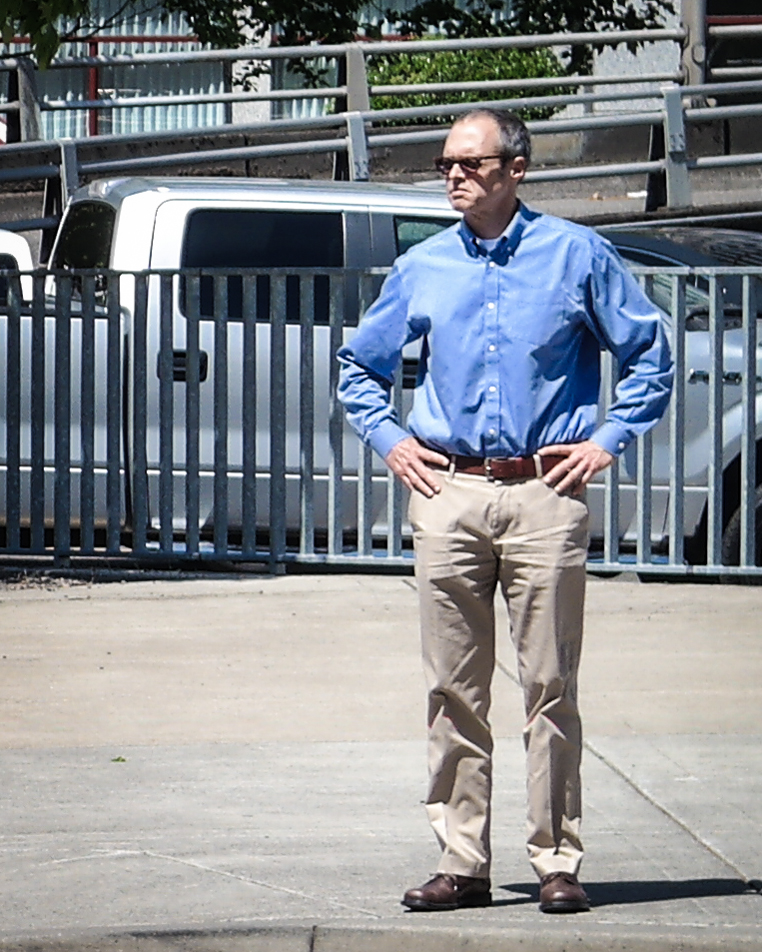
#> input picture data/rgb/rgb_human.jpg, 762 x 952 px
$ python fourier_analysis.py --image ../data/rgb/rgb_human.jpg --output-dir out
#> lines starting #> are read from the running program, lines starting #| are printed output that depends on the picture; after the words box and inside, x2 and y2 are one past the last pixel; in counts of white or black regions, pixels touching at a corner belong together
#> in main, image is the input picture: shape (952, 762, 3); mean B, G, R 143.3, 138.1, 133.9
from __future__ import annotations

import argparse
from pathlib import Path

import cv2
import numpy as np


def fft_shifted(image: np.ndarray) -> np.ndarray:
    """Return the centered 2-D Fourier transform."""
    spectrum = np.fft.fft2(image)
#> image: shape (952, 762) float32
    return np.fft.fftshift(spectrum)


def magnitude_spectrum(frequency: np.ndarray) -> np.ndarray:
    """Convert a Fourier spectrum to a displayable magnitude image."""
    magnitude = np.log1p(np.abs(frequency))
    magnitude = cv2.normalize(magnitude, None, 0, 255, cv2.NORM_MINMAX)
    return magnitude.astype(np.uint8)


def make_frequency_grid(shape: tuple[int, int]) -> tuple[np.ndarray, np.ndarray]:
    """Create centered frequency coordinates in cycles/pixel."""
    rows, cols = shape
    fy = np.fft.fftshift(np.fft.fftfreq(rows))
    fx = np.fft.fftshift(np.fft.fftfreq(cols))
    u, v = np.meshgrid(fx, fy)
    return u, v


def fourier_gradient_edges(gray: np.ndarray) -> np.ndarray:
    """Compute a gradient-magnitude edge map using Fourier derivatives."""
    frequency = fft_shifted(gray.astype(np.float32))
    u, v = make_frequency_grid(gray.shape)

    # With numpy's frequency units, the derivative multipliers include 2*pi.
    fx = (1j * 2.0 * np.pi * u) * frequency
    fy = (1j * 2.0 * np.pi * v) * frequency

    gx = np.real(np.fft.ifft2(np.fft.ifftshift(fx)))
    gy = np.real(np.fft.ifft2(np.fft.ifftshift(fy)))
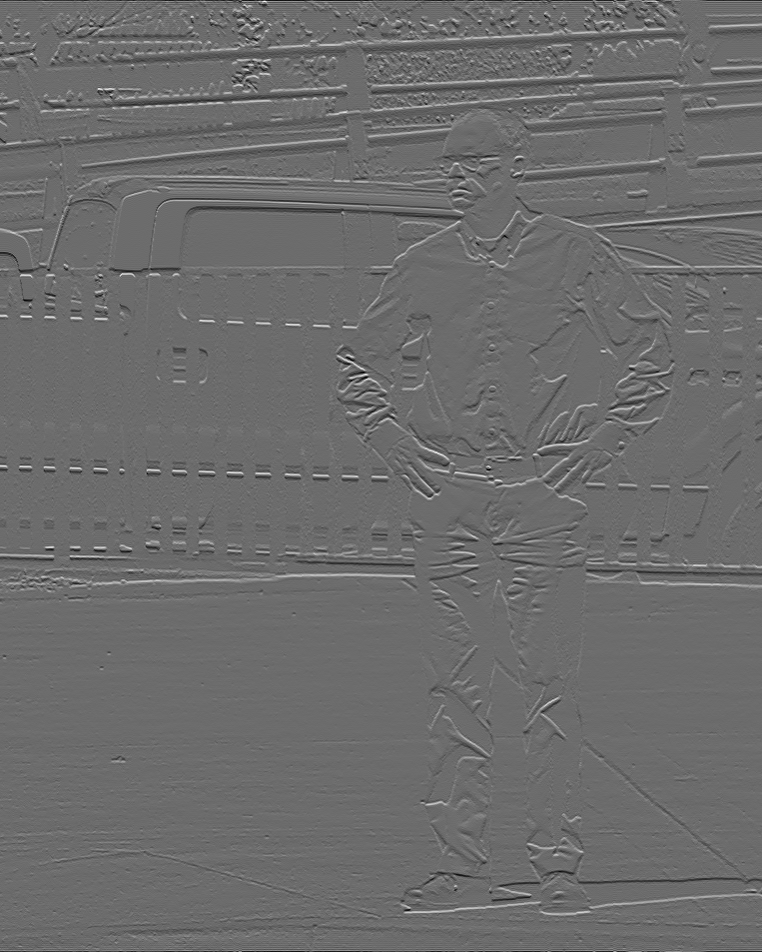
#> gy: shape (952, 762) float64; min -129.7, max 175.1, mean 0; drawn with min black and max white
    magnitude = np.sqrt(gx * gx + gy * gy)
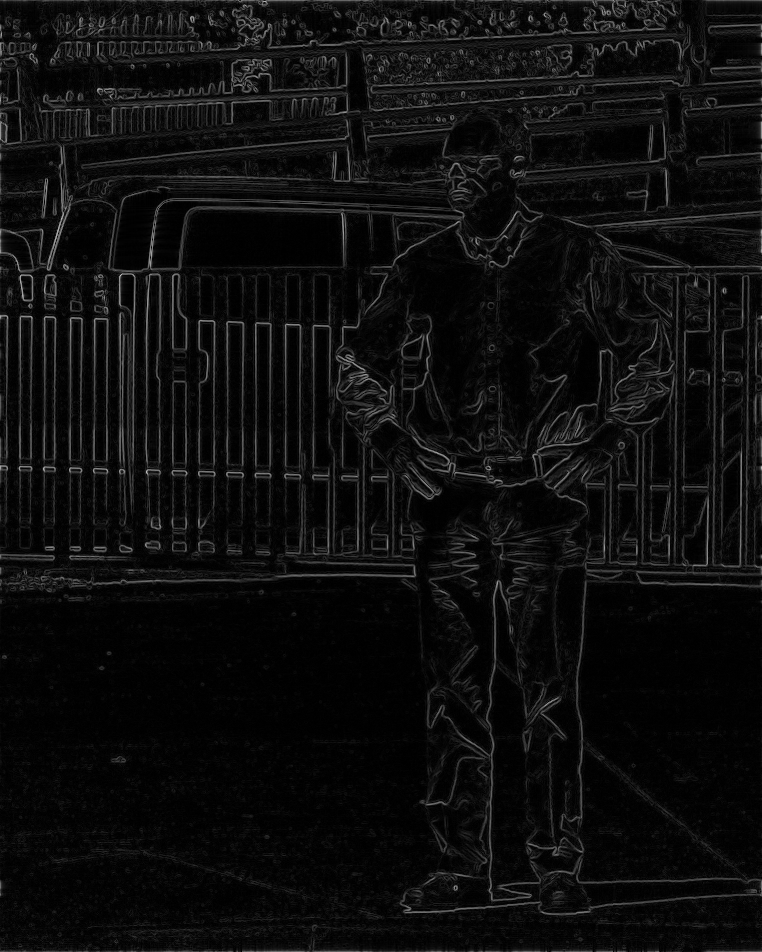
#> magnitude: shape (952, 762) float64; min 0.00461, max 200.5, mean 14.1

    return cv2.normalize(magnitude, None, 0, 255, cv2.NORM_MINMAX).astype(np.uint8)


def gaussian_low_pass(shape: tuple[int, int], sigma: float) -> np.ndarray:
    """Build a centered Gaussian low-pass filter."""
    u, v = make_frequency_grid(shape)
    radius_sq = u * u + v * v
    h = np.exp(-(radius_sq) / (2.0 * sigma * sigma))
    return h.astype(np.float32)


def fourier_low_pass(gray: np.ndarray, sigma: float) -> np.ndarray:
    """Low-pass filter an image in the Fourier domain and return uint8 output."""
#> called with sigma = 0.08
    frequency = fft_shifted(gray.astype(np.float32))
    h = gaussian_low_pass(gray.shape, sigma)
    filtered = frequency * h
    spatial = np.real(np.fft.ifft2(np.fft.ifftshift(filtered)))
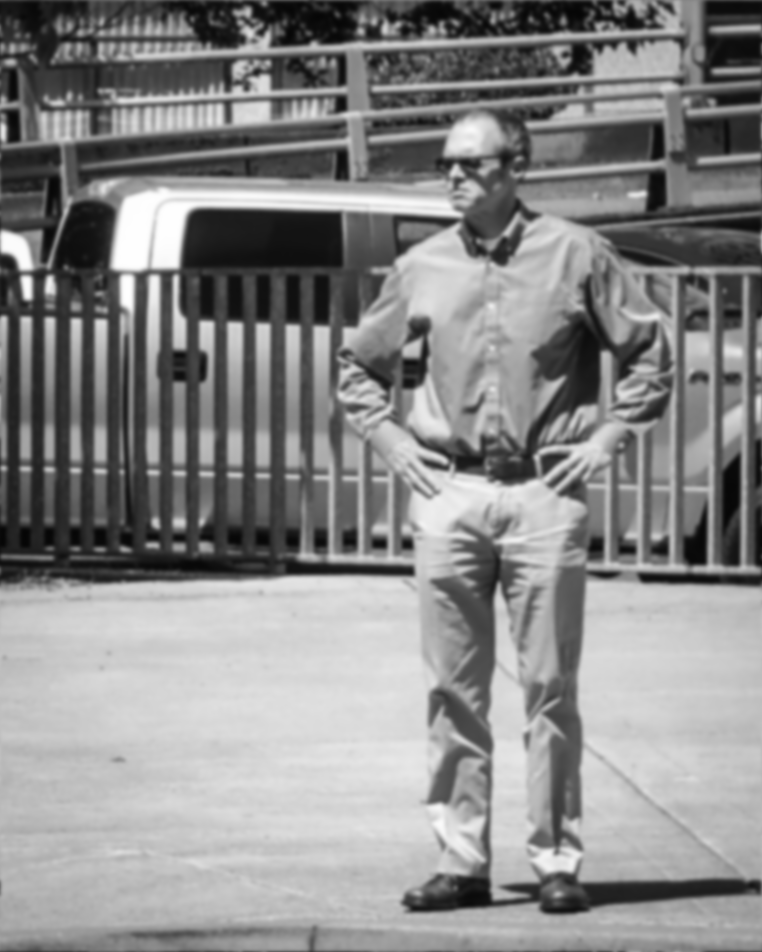
#> spatial: shape (952, 762) float64; min 5.66, max 254.5, mean 137.5
    spatial = cv2.normalize(spatial, None, 0, 255, cv2.NORM_MINMAX)
    return spatial.astype(np.uint8)


def threshold_region(image: np.ndarray) -> np.ndarray:
    """Threshold a filtered image and clean the mask with morphology."""
    _, mask = cv2.threshold(image, 0, 255, cv2.THRESH_BINARY + cv2.THRESH_OTSU)
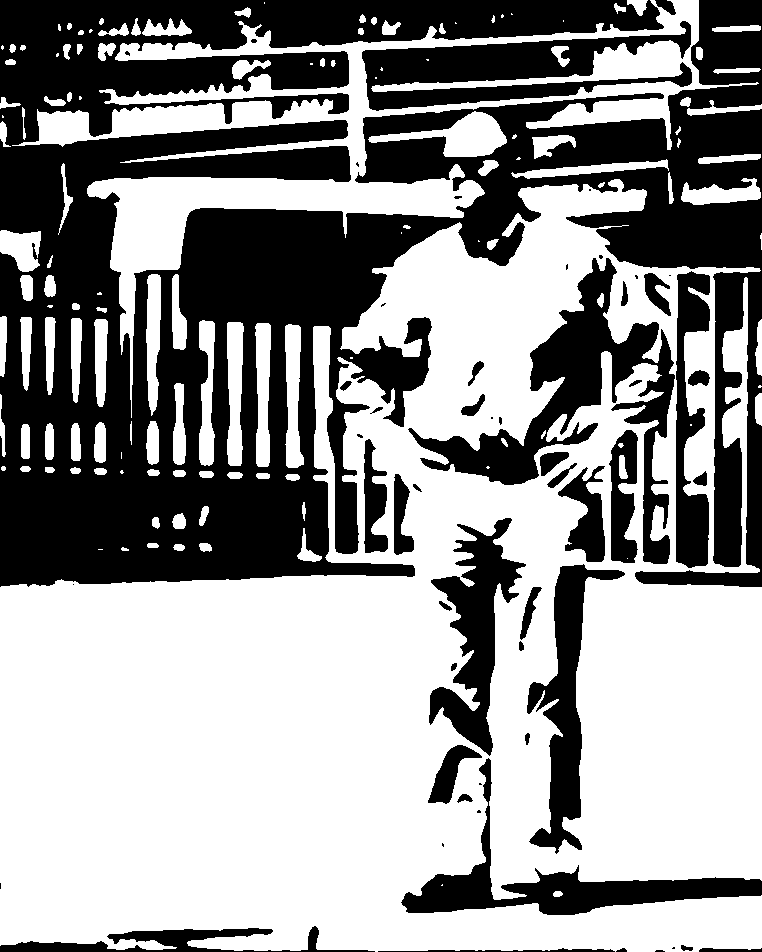
#> mask: shape (952, 762); 57.6% white; 56 black regions (18 under 20 px), largest, box (x1, y1, x2, y2) and area: (0, 0, 762, 587) 227024, (408, 258, 675, 564) 18101, (362, 21, 692, 111) 13163
    kernel = np.ones((5, 5), np.uint8)
    mask = cv2.morphologyEx(mask, cv2.MORPH_OPEN, kernel, iterations=1)
#> mask: shape (952, 762); 56.7% white; 32 black regions (12 under 20 px), largest, box (x1, y1, x2, y2) and area: (0, 0, 762, 587) 270857, (401, 518, 762, 915) 20598, (527, 564, 625, 854) 8773
    mask = cv2.morphologyEx(mask, cv2.MORPH_CLOSE, kernel, iterations=2)
#> mask: shape (952, 762); 59.4% white; 54 black regions, largest, box (x1, y1, x2, y2) and area: (0, 0, 672, 586) 162551, (459, 95, 762, 355) 33707, (423, 266, 663, 485) 13514

    # Keep the largest connected foreground component.
    count, labels, stats, _ = cv2.connectedComponentsWithStats(mask, connectivity=8)
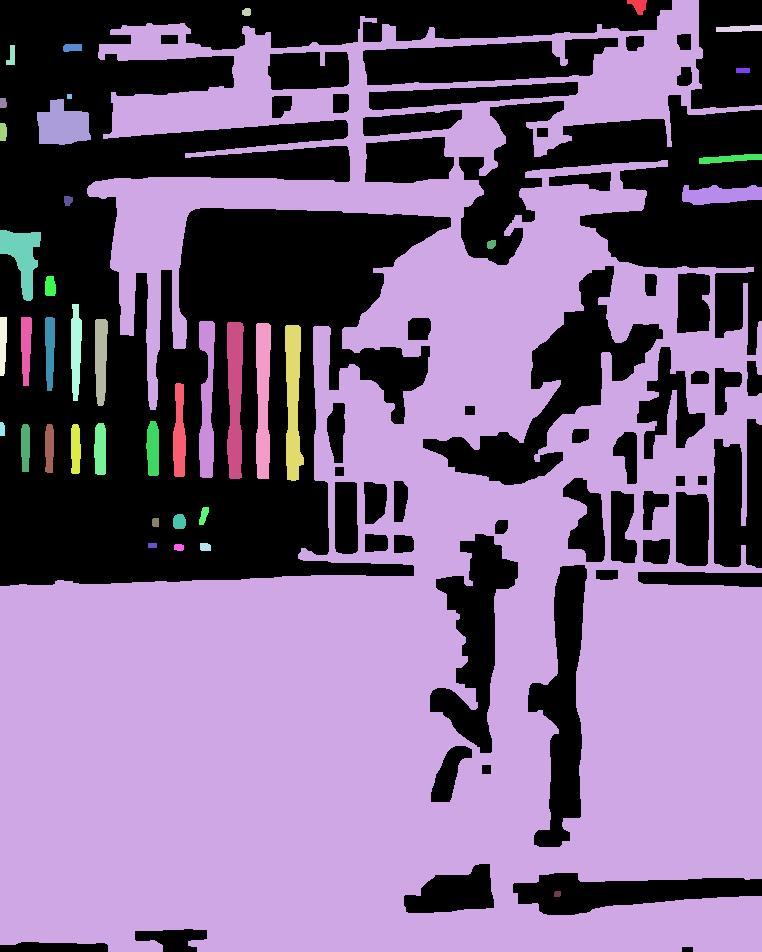
#> labels: shape (952, 762) int32; 41 distinct labels, from 0 to 40; one colour per label, 0 black
#> count = 41; stats = 41 rows, first 6: [0, 0, 762, 952, 294299], [627, 0, 20, 15, 184], [0, 0, 762, 952, 409429], [242, 8, 9, 8, 63], [716, 25, 46, 7, 254], [6, 45, 9, 20, 120]
    if count > 1:
        largest = 1 + int(np.argmax(stats[1:, cv2.CC_STAT_AREA]))
#> largest = 2
        mask = np.where(labels == largest, 255, 0).astype(np.uint8)
#> mask: shape (952, 762); 56.4% white; 54 black regions, largest, box (x1, y1, x2, y2) and area: (0, 0, 672, 586) 182243, (459, 95, 762, 355) 35347, (423, 266, 663, 485) 13514

    return mask


def make_overlay(image: np.ndarray, mask: np.ndarray) -> np.ndarray:
    """Draw a green mask overlay on the source image."""
    overlay = image.copy()
    color = np.zeros_like(image)
    color[:, :, 1] = 255
    mask_bool = mask > 0
    overlay[mask_bool] = cv2.addWeighted(
        image[mask_bool], 0.45, color[mask_bool], 0.55, 0
    )
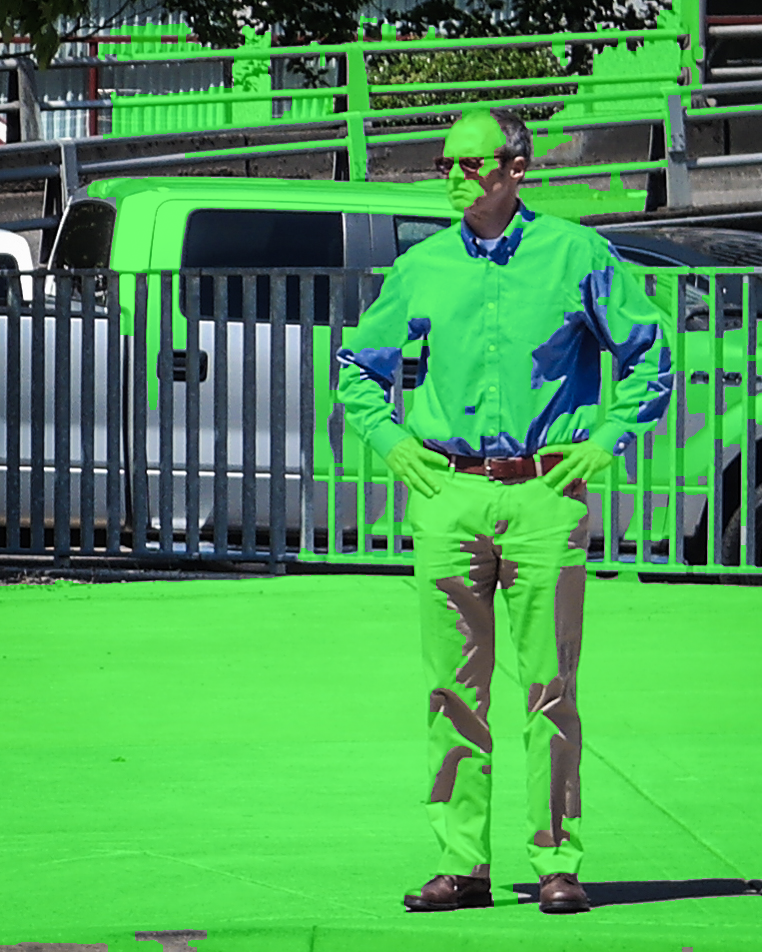
#> overlay: shape (952, 762, 3); mean B, G, R 84, 158.9, 75.9
    return overlay


def main() -> None:
    parser = argparse.ArgumentParser(
        description="Fourier-domain edge detection and region segmentation demonstration."
    )
    parser.add_argument("--image", required=True, type=Path)
    parser.add_argument("--output-dir", required=True, type=Path)
    parser.add_argument(
        "--sigma",
        type=float,
        default=0.08,
        help="Gaussian low-pass bandwidth in normalized frequency units.",
    )
    args = parser.parse_args()

    image = cv2.imread(str(args.image), cv2.IMREAD_COLOR)
    if image is None:
        raise FileNotFoundError(f"Could not read image: {args.image}")

    args.output_dir.mkdir(parents=True, exist_ok=True)
    gray = cv2.cvtColor(image, cv2.COLOR_BGR2GRAY)

    frequency = fft_shifted(gray.astype(np.float32))
    spectrum = magnitude_spectrum(frequency)
    edges = fourier_gradient_edges(gray)
    low_pass = fourier_low_pass(gray, args.sigma)
    mask = threshold_region(low_pass)
    overlay = make_overlay(image, mask)

    cv2.imwrite(str(args.output_dir / "fourier_spectrum.png"), spectrum)
    cv2.imwrite(str(args.output_dir / "fourier_edges.png"), edges)
    cv2.imwrite(str(args.output_dir / "fourier_low_pass.png"), low_pass)
    cv2.imwrite(str(args.output_dir / "fourier_segmentation_mask.png"), mask)
    cv2.imwrite(str(args.output_dir / "fourier_segmentation_overlay.png"), overlay)

    print(f"Input image: {args.image}")
    print(f"Low-pass sigma: {args.sigma}")
    print(f"Edge map: {args.output_dir / 'fourier_edges.png'}")
    print(f"Spectrum: {args.output_dir / 'fourier_spectrum.png'}")
    print(f"Low-pass result: {args.output_dir / 'fourier_low_pass.png'}")
    print(f"Segmentation mask: {args.output_dir / 'fourier_segmentation_mask.png'}")
    print(f"Segmentation overlay: {args.output_dir / 'fourier_segmentation_overlay.png'}")


if __name__ == "__main__":
    main()
